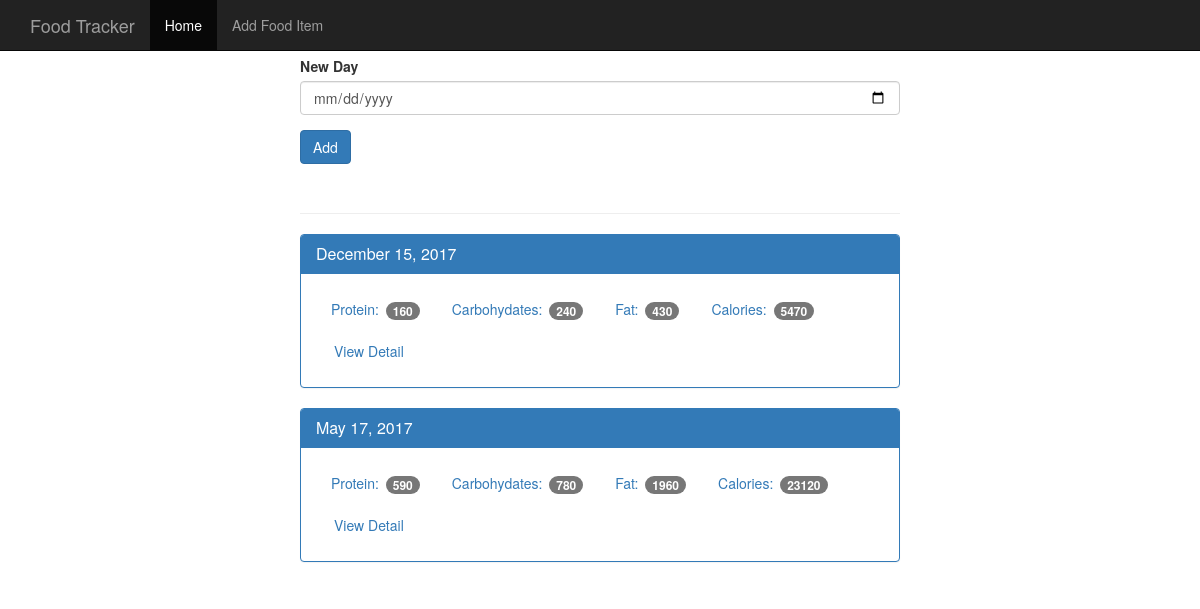
The page / on the database its author committed.
### tables this page shows
CREATE TABLE log_date(
  id integer primary key autoincrement,
  entry_date date not null
);

### app.py (the view)
@app.route('/', methods=['POST', 'GET'])
def index():
    db = get_db()
    if request.method == 'POST':
        date = request.form['date']
        dt = datetime.strptime(date, '%Y-%m-%d')
        database_date = datetime.strftime(dt, '%Y%m%d')
        db.execute('insert into log_date (entry_date) values (?)', [database_date])
        db.commit()
    cur = db.execute('select log_date.entry_date, sum(food.protein) as protein, sum(food.carbohydrates) as carbohydrates, sum(food.fat) as fat, sum(food.calories) as calories from log_date join food_date on food_date.log_date_id = log_date.id join food on food.id = food_date.food_id group by log_date.id order by log_date.entry_date desc')
    results = cur.fetchall()
    date_results = []
    for i in results:
        single_date = {}
        single_date['entry_date'] = i['entry_date']
        single_date['protein'] = i['protein']
        single_date['carbohydrates'] = i['carbohydrates']
        single_date['fat'] = i['fat']
        single_date['calories'] = i['calories']
        d = datetime.strptime(str(i['entry_date']), '%Y%m%d')
        single_date['pretty_date'] = datetime.strftime(d, '%B %d, %Y')
        date_results.append(single_date)
    return render_template('home.html', results = date_results)

### database.py (called while the page is built)
def connect_db():
  sql = sqlite3.connect('C://Users/georg/Desktop/Python/prettyprinted/5)foodTracker/food_log.db')
  sql.row_factory = sqlite3.Row
  return sql

def get_db():
  if not hasattr(g, 'sqlite3_db'):
    g.sqlite_db = connect_db()
  return g.sqlite_db

### templates/home.html
{% extends 'base.html' %}
{% block body %}
    <nav class="navbar navbar-inverse navbar-fixed-top">
      <div class="container">
        <div class="navbar-header">
          <a class="navbar-brand" href="{{ url_for('index')}}">Food Tracker</a>
        </div>
        <div id="navbar" class="navbar-collapse collapse">
          <ul class="nav navbar-nav">
            <li class="active"><a href="{{ url_for('index')}}">Home</a></li>
            <li><a href="{{ url_for('food')}}">Add Food Item</a></li>
          </ul>
        </div>
      </div>
    </nav>
    <div class="container theme-showcase col-sm-6 col-sm-offset-3" role="main">
      <div class="row">
        <div>
          <form method="POST" action="/">
            <div class="form-group">
              <label for="new-day">New Day</label>
              <input type="date" name='date' class="form-control" id="new-day">
            </div>
            <button type="submit" class="btn btn-primary">Add</button>
          </form>
          <div class="page-header"></div>
          {% for i in results %}
          <div class="panel panel-primary">
            <div class="panel-heading">
              <h3 class="panel-title">{{ i.pretty_date }}</h3>
            </div>
            <div class="panel-body">
              <ul class="nav nav-pills" role="tablist">
                <li><a>Protein: <span class="badge">{{ i.protein }}</span></a></li>
                <li><a>Carbohydates: <span class="badge">{{ i.carbohydrates }}</span></a></li>
                <li><a>Fat: <span class="badge">{{ i.fat }}</span></a></li>
                <li><a>Calories: <span class="badge">{{ i.calories }}</span></a></li>
                <li><a href="{{ url_for('view', date=i.entry_date)}}" type="button" class="btn btn-link">View Detail</a></li>
              </ul>
            </div>
          </div>
          {% endfor %}
        </div>
      </div>
    </div>
{% endblock %}

### static/themes.css (style rules this page uses)
body { padding-top: 4em; padding-bottom: 30px; }

### rows shown on the page
log_date: pretty_date "December 15, 2017", protein "160", carbohydrates "240", fat "430", calories "5470"
log_date: pretty_date "May 17, 2017", protein "590", carbohydrates "780", fat "1960", calories "23120"
